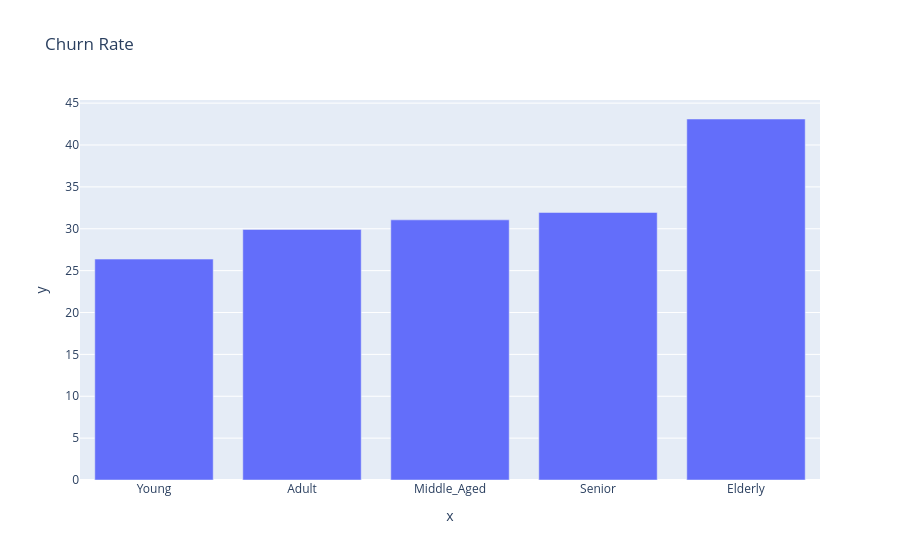

Notebook code for this chart:
### Markdown cell above
* **As the Age of the Customer Increases the Customers are choosing to End or Stop company Services**     
* **This behaviour is showing steady increase when it comes to the Elderly**             
* **This spike can also mean that either customer died due to old age or they willingly choose to end Telecome Services**

### Code cell
fig = px.bar(
    x = x,
    y = y,
    title = 'Churn Rate'
)
fig.show()

### Figure 1 — Plotly figure (JSON) as saved in the notebook; plotly's stock layout.template omitted (floating-point values rounded to 4 significant figures)
{"data": [{"hovertemplate": "x=%{x}<br>y=%{y}<extra></extra>", "legendgroup": "", "marker": {"color": "#636efa", "pattern": {"shape": ""}}, "name": "", "orientation": "v", "showlegend": false, "textposition": "auto", "type": "bar", "x": ["Young", "Adult", "Middle_Aged", "Senior", "Elderly"], "xaxis": "x", "y": [26.38, 29.92, 31.06, 31.94, 43.11], "yaxis": "y"}], "layout": {"barmode": "relative", "legend": {"tracegroupgap": 0}, "title": {"text": "Churn Rate"}, "xaxis": {"anchor": "y", "domain": [0, 1], "title": {"text": "x"}}, "yaxis": {"anchor": "x", "domain": [0, 1], "title": {"text": "y"}}}}
